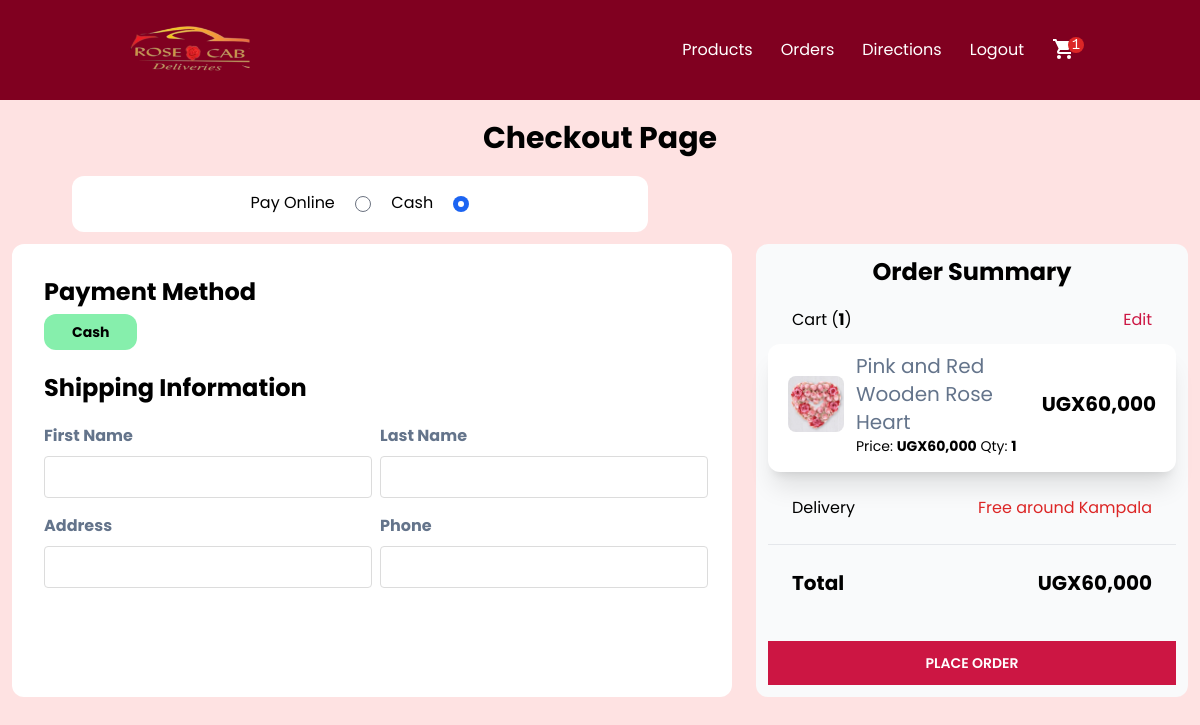
The app's page /checkout (signed in) with its own data.
### order/models.py (models this page shows, shortened)
class Order(models.Model):
    PAYMENT_CHOICES = (("cash", "cash"), ("online", "online"))
    DELIVERY_CHOICES = (("delivery", "delivery"), ("carryout", "carryout"))
    transaction_id = models.UUIDField(
        primary_key=True, default=uuid.uuid4, editable=True
    )
    customer = models.ForeignKey(Customer, on_delete=models.CASCADE)
    user = models.ForeignKey(User, on_delete=models.CASCADE, null=True, blank=True)
    STATUS =(
        ('Pending','Pending'),
        ('Order Confirmed','Order Confirmed'),
        ('Out for Delivery','Out for Delivery'),
        ('Delivered','Delivered'),
    )
    status=models.CharField(max_length=50,null=True,choices=STATUS,default='Pending')
    date_ordered = models.DateTimeField(auto_now_add=True)
    date_modified = models.DateTimeField(auto_now=True)
    complete = models.BooleanField(default=False)
    date_completed = models.DateTimeField(null=True, blank=True)
    paid = models.BooleanField(default=False)
    payment_method = models.CharField(max_length=10, choices=PAYMENT_CHOICES)
    delivery_method = models.CharField(max_length=10, choices=DELIVERY_CHOICES)
    shipping = models.ForeignKey(
        "ShippingAddress", on_delete=models.SET_NULL, blank=True, null=True
    )
    pickup = models.ForeignKey(
        "PickUpDetail", on_delete=models.SET_NULL, blank=True, null=True
    )
    coupon = models.ForeignKey(
        "Coupon", on_delete=models.SET_NULL, blank=True, null=True
    )
    email = models.EmailField(max_length=70, null=True, blank=True)
    phone = models.CharField(max_length=20, null=True, blank=True)
    @property
    def get_cart_subtotal(self):
        order_items = self.orderitem_set.all()
        total = sum([item.get_total for item in order_items])
        return total
    get_cart_subtotal.fget.short_description = "Subtotal"
    @property
    def get_cart_total(self):
        total = self.get_cart_subtotal
        if self.coupon:
            total = total - self.get_coupon_value
        return total
    get_cart_total.fget.short_description = "Total"
    @property
    def get_cart_items(self):
        order_items = self.orderitem_set.all()
        total = sum([item.quantity for item in order_items])
        return total
    get_cart_items.fget.short_description = "# Items"
    @property
    def get_coupon_value(self):
        if self.coupon:
            if self.coupon.discount_type == "Percent":
                coupon_value = round(
                    self.get_cart_subtotal * self.coupon.discount_amount / 100, 2
                )
            else:
                coupon_value = self.coupon.discount_amount
        else:
            coupon_value = None
        return coupon_value
    get_coupon_value.fget.short_description = "Coupon"

class OrderItem(models.Model):
    product = models.ForeignKey(Product, on_delete=models.CASCADE)
    order = models.ForeignKey(Order, on_delete=models.CASCADE)
    variation = models.ForeignKey(
        ProductVariant, on_delete=models.SET_NULL, blank=True, null=True
    )
    quantity = models.IntegerField(default=0)
    date_added = models.DateTimeField(auto_now_add=True)
    @property
    def get_total(self):
        if self.product.has_variants:
            total = self.variation.price * self.quantity
        else:
            total = self.product.price * self.quantity
        return total
    get_total.fget.short_description = "Total"
    def image_tag(self):
        return mark_safe(
            f'<img src="{self.product.image.url}" width="100" height="100" />'
        )
    image_tag.short_description = "Image"

### store/models.py (models this page shows, shortened)
class Product(models.Model):
    id = models.UUIDField(primary_key=True, default=uuid.uuid4, editable=False)
    name = models.CharField(max_length=100)
    price = models.DecimalField(max_digits=15, decimal_places=0, blank=True, null=True)
    desc = models.TextField(max_length=500, blank=True, null=True)
    image = models.ImageField(blank=True, upload_to="images")
    created_at = models.DateField(auto_now_add=True)
    updated_at = models.DateField(auto_now=True)
    product_category = models.ForeignKey(
        "Category", on_delete=models.CASCADE, null=True, blank=True
    )
    class Meta:
        ordering = ("product_category",)
    def image_tag(self):  # pragma: no cover
        if self.image:
            return mark_safe(f'<img src="{self.image.url}" width="100" height="100" />')
    image_tag.short_description = "Image"
    @property
    def has_variants(self):
        if self.productvariant_set.count() > 0:
            return True
        else:
            return False

### order/views.py (the view)
# urls.py: path("checkout", views.checkout, name="checkout"),
def checkout(request):
    stripe_publishable_key = settings.STRIPE_PUBLISHABLE_KEY
    try:
        customer = get_customer_or_guest(request)
    except:
        return redirect("store:products")
    order_qs = Order.objects.filter(customer=customer, complete=False)
    if order_qs.exists():
        order = order_qs[0]
        order_items = OrderItem.objects.filter(order=order)
        coupon_form = CouponApplyForm()
        context = {
            "order": order,
            "order_items": order_items,
            "coupon_form": coupon_form,
            "stripe_publishable_key": stripe_publishable_key,
        }
        if order.get_cart_items < 1:
            return redirect("store:products")
    else:
        return redirect("store:products")
    return render(request, "order/checkout.html", context=context)

### order/forms.py
class CouponApplyForm(forms.Form):
    code = forms.CharField(
        max_length=50,
        widget=forms.TextInput(
            attrs={
                "class": "w-3/5 m-2 rounded focus:ring-0 focus:border-[#c0c0c0] bg-green-100",
                "placeholder": "Enter Coupon Code",
            }
        ),
    )

### order/views.py (called while the page is built)
def get_customer_or_guest(request):
    if request.user.is_authenticated:
        customer = request.user.customer
    else:
        customer, created = Customer.objects.get_or_create(
            device=request.COOKIES["device"]
        )
    return customer

### store/context_processors.py (called while the page is built, shortened)
def get_cart_quantity(request):
    if request.user.is_authenticated:
        try:
            customer = request.user.customer
        except:
            number_of_items = 0
    try:
        customer_order = Order.objects.filter(customer=customer, complete=False)[0]
        number_of_items = customer_order.get_cart_items
    except:
        number_of_items = 0
    return {"cart_quantity": number_of_items}

### templates/order/checkout.html (shortened to what this page needs)
{% extends "store/navbar.html" %}
{% block content %} {% load static%}
<div class="my-5">
  <h1 class="flex items-center justify-center font-bold text-md lg:text-3xl">
    Checkout Page
  </h1>
</div>
<div class="flex md:w-3/5">
  <div class="w-4/5 mx-auto py-3 bg-white rounded-xl text-center">
    <form action="" id="delivery-form">
      <label class="m-2" for="pay-online">Pay Online</label>
      <input class="m-2" type="radio" name="shipping-option" id="pay-online">
      <label class="m-2" for="delivery">Cash</label>
      <input class="m-2" type="radio" name="shipping-option" id="delivery" checked>
    </form>
  </div>
</div>
<div class="flex flex-col md:flex-row">
  <form id="address-form" method="POST" enctype="multipart/form-data" class="md:w-3/5 bg-white rounded-xl p-3 m-3">
    <div class="flex flex-col justify-between mx-3 mb-5 bg-transparent rounded-xl">
      <div class="p-2 mt-3">
        <h2 class="font-bold mb-3 text-2xl">Payment Method</h2>
        <div class="flex gap-3 mb-3">
          <div>
            <label for="cash-delivery"
              class="cursor-pointer select-none rounded-xl py-2 px-7 text-sm text-center peer-checked:bg-green-300 peer-checked:font-bold">
              Cash</label>
          </div>
        </div>
      </div>
      <div class="p-2">
        <h2 class="font-bold mb-5 text-2xl">Shipping Information</h2>
        <div class="flex flex-col">
          <div class="flex justify-between mb-2">
            <div class="flex flex-col w-1/2 mb-2">
              <label class="mb-2 font-bold text-slate-500" for="first_name">First Name</label>
              <input class="rounded border-[#dcdcdc] focus:ring-0 focus:border-[#c0c0c0]" type="text" name="first_name"
                required />
            </div>
            <div class="flex flex-col w-1/2 ml-2">
              <label class="mb-2 font-bold text-slate-500" for="last_name">Last Name</label>
              <input class="rounded border-[#dcdcdc] focus:ring-0 focus:border-[#c0c0c0]" type="text"
                name="last_name" />
            </div>
          </div>
          <div class="flex justify-between mb-2">
            <div class="flex flex-col w-1/2 mb-2">
              <label class="mb-2 font-bold text-slate-500" for="address_1">Address</label>
              <input class="rounded border-[#dcdcdc] focus:ring-0 focus:border-[#c0c0c0]" type="text" name="address_1"
              required />
            </div>
            <div class="flex flex-col w-1/2 ml-2">
              <label class="mb-2 font-bold text-slate-500" for="phone">Phone</label>
              <input class="rounded border-[#dcdcdc] focus:ring-0 focus:border-[#c0c0c0]" type="text"
                name="phone" />
            </div>
          </div>
          <div class="flex justify-between mb-2">
            <div class="flex flex-col w-1/2 ml-2">
            </div>
          </div>
          <div class="flex justify-between mb-2">
            <div class="flex flex-col w-1/2 ml-2">
            </div>
          </div>
        </div>
      </div>
    </div>
  </form>
<div class="md:w-2/5 flex flex-col p-3 m-3 bg-gray-50 rounded-xl">
  <div>
    <h2 class="font-bold mb-5 text-2xl text-center">Order Summary</h2>
    <div class="flex justify-between mx-6 my-3">
      <p>Cart (<strong>{{order.get_cart_items}}</strong>)</p>
      <p class="text-blue-700"><a id="links" href="{% url 'order:cart' %}">Edit</a></p>
    </div>
    <div class="flex flex-col shadow-xl p-2 rounded-xl bg-white">
      {% for item in order_items %}
      <div class="flex flex-wrap gap-3 items-center mx-3 mb-2">
        <img class="w-14 rounded-lg" src="{{item.product.image.url}}" alt="" />
        <div class="flex-1 min-w-0">
          <h3 class="text-slate-500 text-xl overflow-x-auto">{{item.product.name}}</h3>
          {% if item.product.has_variants %}
          <p class="text-sm">
            Size: <strong>{{item.variation.size.name}}</strong> Price:
            <strong class="Comma">UGX{{item.variation.price|floatformat:0}}</strong> Qty:
            <strong>{{item.quantity}}</strong>
          </p>
          {% else %}
          <p class="text-sm">
            Price: <strong><span class="Comma">{{item.product.price|floatformat:0}}</span></strong> Qty:
            <strong>{{item.quantity}}</strong>
          </p>
          {% endif %}
        </div>
        <p class="Comma ml-auto font-bold text-xl whitespace-nowrap">UGX{{item.get_total|floatformat:0}}</p>
      </div>
      {% endfor %}
    </div>
  </div>
  <div class="flex justify-between m-3 p-3">
    <p>Delivery</p>
    <p class="text-red-600">Free around Kampala</p>
  </div>
  <hr />
  <div class="flex justify-between m-3 p-3 font-bold text-xl">
    <p>Total</p>
    <p><span class="Comma">{{order.get_cart_total|floatformat:0}}</span></p>
  </div>
    <div class="flex mt-5" id="add-cart-btn">
      <input id="delivery-submit" class="w-2/3 text-center mx-auto font-semibold cursor-pointer p-3 text-sm uppercase"
        value="Place Order" type="submit" form="address-form">
    </div>
  </div>
</div>
{% endblock %}

### templates/store/navbar.html (style rules this page uses)
body { font-family: "Poppins", sans-serif; }
#add-cart-btn { background-color: rgb(204, 22, 67); color: white; border: none; font-size: 16px; transition: transform 0.6s; }
#links { color: rgb(204, 22, 67); }

### records on screen
Order: get_cart_items "1"
OrderItem: product.image (picture), product.name "Pink and Red Wooden Rose Heart", quantity "1"

### other values on screen
{{ cart_quantity }} "1"
